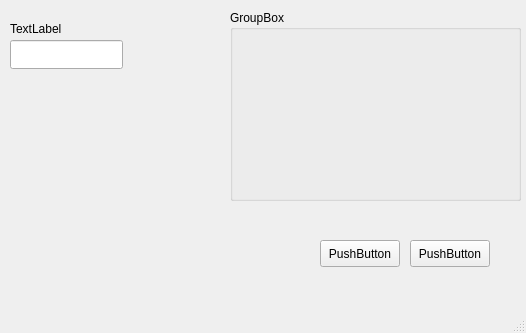
<ui version="4.0" >
 <class>MainWindow</class>
 <widget class="QMainWindow" name="MainWindow" >
  <property name="geometry" >
   <rect>
    <x>0</x>
    <y>0</y>
    <width>526</width>
    <height>333</height>
   </rect>
  </property>
  <property name="windowTitle" >
   <string>MainWindow</string>
  </property>
  <widget class="QWidget" name="centralwidget" >
   <widget class="QPushButton" name="pushButton_2" >
    <property name="geometry" >
     <rect>
      <x>410</x>
      <y>240</y>
      <width>80</width>
      <height>27</height>
     </rect>
    </property>
    <property name="text" >
     <string>PushButton</string>
    </property>
   </widget>
   <widget class="QPushButton" name="pushButton" >
    <property name="geometry" >
     <rect>
      <x>320</x>
      <y>240</y>
      <width>80</width>
      <height>27</height>
     </rect>
    </property>
    <property name="text" >
     <string>PushButton</string>
    </property>
   </widget>
   <widget class="QGroupBox" name="groupBox" >
    <property name="geometry" >
     <rect>
      <x>230</x>
      <y>10</y>
      <width>291</width>
      <height>191</height>
     </rect>
    </property>
    <property name="title" >
     <string>GroupBox</string>
    </property>
   </widget>
   <widget class="QLabel" name="label" >
    <property name="geometry" >
     <rect>
      <x>10</x>
      <y>20</y>
      <width>57</width>
      <height>17</height>
     </rect>
    </property>
    <property name="text" >
     <string>TextLabel</string>
    </property>
   </widget>
   <widget class="QLineEdit" name="lineEdit" >
    <property name="geometry" >
     <rect>
      <x>10</x>
      <y>40</y>
      <width>113</width>
      <height>29</height>
     </rect>
    </property>
   </widget>
  </widget>
  <widget class="QMenuBar" name="menubar" >
   <property name="geometry" >
    <rect>
     <x>0</x>
     <y>0</y>
     <width>526</width>
     <height>25</height>
    </rect>
   </property>
  </widget>
  <widget class="QStatusBar" name="statusbar" />
 </widget>
 <resources/>
 <connections/>
</ui>
